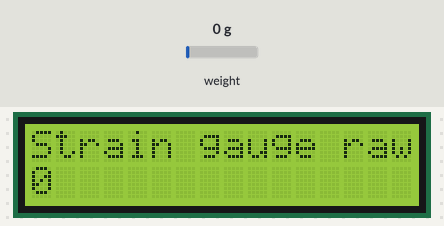
The sketch below on a simulated Arduino Uno, built with avr-gcc and run on an emulated ATmega328P. On the bench: 16×2 character LCD. The inputs (shaded band) are chosen by the test bench; at power-on: weight on the scale 0 g. What the sketch prints to the serial monitor is not drawn.

Above: at 1.2 s.
1.3 s: weight on the scale set to 100 g
At 2.5 s:
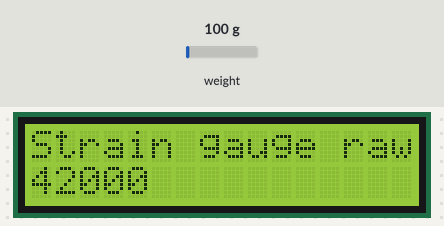
3.1 s: weight on the scale set to 1250 g
At 4.3 s:
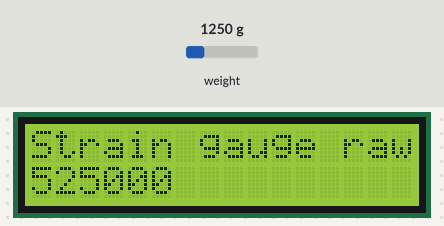
5.2 s: weight on the scale set to 2500 g
At 7.3 s:
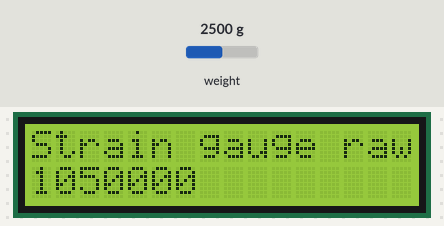
Timing chart, 0 to 8.8 s (numbered marks = the images above; inputs shaded):
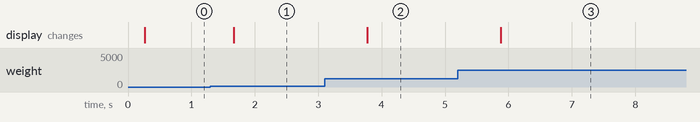

Measured:
- after the input at 1.3 s, the display: changes after 0.37 s (image 1)
- after the input at 3.1 s, the display: changes after 0.67 s (image 2)
- after the input at 5.2 s, the display: changes after 0.68 s (image 3)

The sketch:

strain_gauge_raw_test_hx711.ino
```cpp
/*
   ~~~~~Prerequisites~~~~~

   - Installation of HX711 library
   - Installation of LiquidCrystal library

   ~~~~~Details~~~~~~~~~~~~

   Authors: Ben Money-Coomes
   Date: 13/9/20
   Purpose: Strain gauge raw readings are printed on the serial montior, and if and LCD screen is connected to the LCD

   ~~~~Version Control~~~~~

   v1.0 - [Checkpoint] This version is working and printing values to the serial monitor
   v1.1 - [Checkpoint] Moving to Github repository for refill station
*/

/* * * * * * * * * * * * * * * * * * * * * * * * * * * * * * * * * * * * * * * * *
   Library Includes.                                                             *
 * * * * * * * * * * * * * * * * * * * * * * * * * * * * * * * * * * * * * * * * */

#include <HX711.h>
#include <LiquidCrystal.h>


/* * * * * * * * * * * * * * * * * * * * * * * * * * * * * * * * * * * * * * * * *
  Definitions                                                                    *
 * * * * * * * * * * * * * * * * * * * * * * * * * * * * * * * * * * * * * * * * */

// LCD Display -----------------------------
// LCD display definitions
#define  LCD_ROWS  2
#define  LCD_COLS  16

// LCD pin definitions - change to suit your shield
#define  LCD_RS    8
#define  LCD_ENA   9
#define  LCD_D4    4
#define  LCD_D5    LCD_D4+1
#define  LCD_D6    LCD_D4+2
#define  LCD_D7    LCD_D4+3

static LiquidCrystal lcd(LCD_RS, LCD_ENA, LCD_D4, LCD_D5, LCD_D6, LCD_D7);

// HX711 strain gauge -----------------------------
// HX711  definitions
HX711 scale;
long int values = 0;

// HX711 circuit wiring
const int LOADCELL_DOUT_PIN = 2;
const int LOADCELL_SCK_PIN = 3;

// Note that when using the LCD Keypad Shield then pin 2 is the 3rd pin from the rhs and pin 3 is the 4th pin from the rhs

/* * * * * * * * * * * * * * * * * * * * * * * * * * * * * * * * * * * * * * * * *
  Start of main program                                                          *
* * * * * * * * * * * * * * * * * * * * * * * * * * * * * * * * * * * * * * * * */


void setup()
{
  Serial.begin(9600);
  scale.begin(LOADCELL_DOUT_PIN, LOADCELL_SCK_PIN);


  // set up the LCD's number of columns and rows:
  lcd.begin(16, 2);
  // Print a message to the LCD.
  lcd.print("Strain gauge raw value:");
}

void loop()
{
  //values = scale.read();
  //Serial.println(values);
  Serial.print("Value: ");
  Serial.println(scale.read());


  // set the cursor to column 0, line 1
  // (note: line 1 is the second row, since counting begins with 0):
  lcd.setCursor(0, 1);
  // print the stain gauge raw value:
  lcd.print(scale.read());

  delay(500);
}
```
